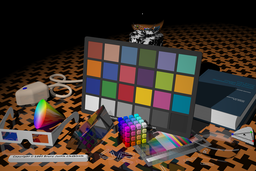
#> input picture dataset/imgbench/artificial.png, 256 x 171 px, shrunk from 3072 x 2048 before the run
$ python analyse.py
#> lines starting #> are read from the running program, lines starting #| are printed output that depends on the picture
#> in main, im is the input picture: PIL image 256x171 RGBA; mean R, G, B, A 67.9, 55.1, 47.2, 255
#> (printed output is left out)
import matplotlib.pyplot as plt
import numpy as np
from PIL import Image

HASH_SIZE = 64

def pixel_hash_distribution(pixel_grid, hash_function):
    dist = []
    rows = len(pixel_grid)
#> rows = 171
    cols = len(pixel_grid[0])
#> cols = 256

    for r in range(rows):
        for c in range(cols):
            dist.append(hash_function(pixel_grid[r][c]))
#> after the loop, dist = 43776 items

    plt.hist(dist, color='blue', edgecolor='black', bins=64)
    plt.show()
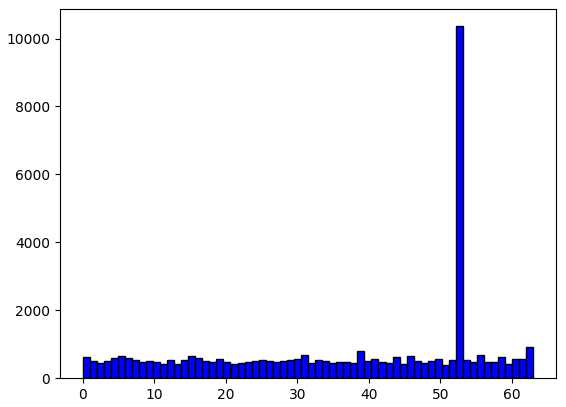
#> figure drawn by matplotlib, 1 panel; tallest bar 10363 high, from x = 52.17 to 53.16


def mult_hash(pixel):
    return (pixel[0] * 3 + pixel[1] * 5 + pixel[2] * 7 + pixel[3] * 11) % HASH_SIZE

def main():
    im = Image.open('dataset/imgbench/artificial.png')
    pix = np.array(im)
    print(pix[0])
    pixel_hash_distribution(pix, mult_hash)

if __name__ == "__main__":
    main()
